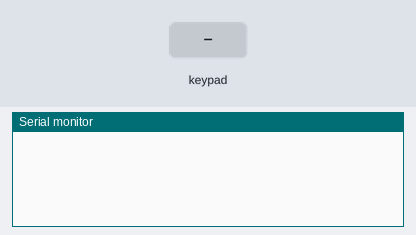
The sketch below on a simulated Arduino Uno, built with avr-gcc and run on an emulated ATmega328P. Parts: the last lines printed to the serial monitor. Inputs (shaded band) come from the test bench.

Above: at 1.2 s.
1.3 s: key 'F' pressed
At 2.5 s:
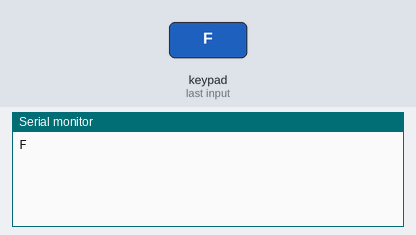
2.8 s: keypad keys 8 9 1 0 1 1 pressed 0.4 s apart
At 5.2 s:
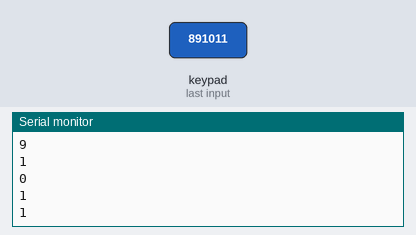
6.7 s: key 'B' pressed
At 7.9 s:
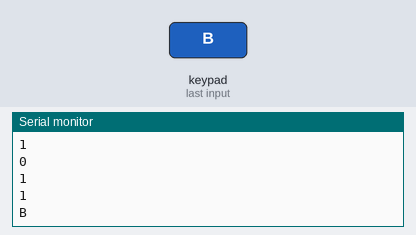
8.2 s: keypad keys 8 9 1 0 1 1 A pressed 0.4 s apart
At 12.1 s:
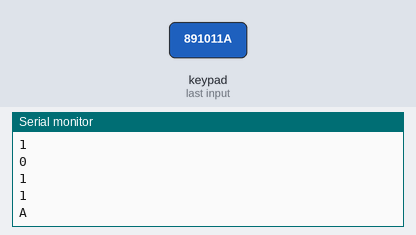
12.5 s: key 'E' pressed
At 13.5 s:
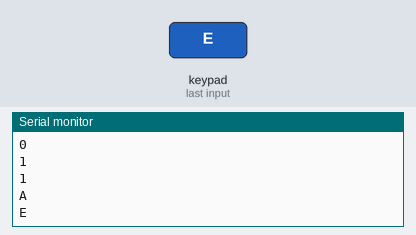
14.0 s: keypad keys 8 9 1 0 1 1 D pressed 0.4 s apart
At 17.7 s:
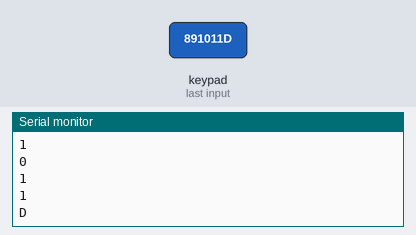
Timing chart, 0 to 19.2 s (numbered marks = the images above; inputs shaded):
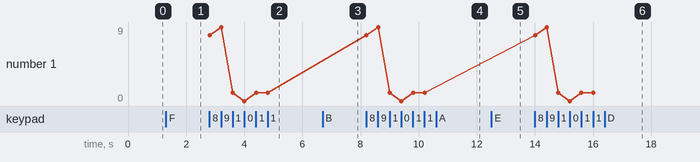

Measured:
- after the input at 1.3 s, the serial monitor: prints a new line at once (image 1)
- after the input at 2.8 s, the serial monitor: prints a new line at once (image 2)
- after the input at 6.7 s, the serial monitor: prints a new line at once (image 3)
- after the input at 8.2 s, the serial monitor: prints a new line at once (image 4)
- after the input at 12.5 s, the serial monitor: prints a new line at once (image 5)
- after the input at 14.0 s, the serial monitor: prints a new line at once (image 6)

The sketch:

1.ino
```cpp
#include<Keypad.h>
const byte ROWS = 4;
const byte COLS = 4;
char keys[ROWS][COLS] = {{'F', 'B', '7', '3'}, {'E', 'A', '6', '2'}, {'D', '9', '5', '1'}, {'C', '8', '4', '0'}};
byte rowPins[ROWS] = {8,9,10,11};
byte colPins[COLS] = {12,13,14,15};
Keypad keypad = Keypad(makeKeymap(keys), rowPins, colPins, ROWS, COLS);
void setup() {
  Serial.begin(9600);

}

void loop() {
  char key = keypad.getKey();
  if (key != NO_KEY) {
    Serial.println(key);
  }

}
```
